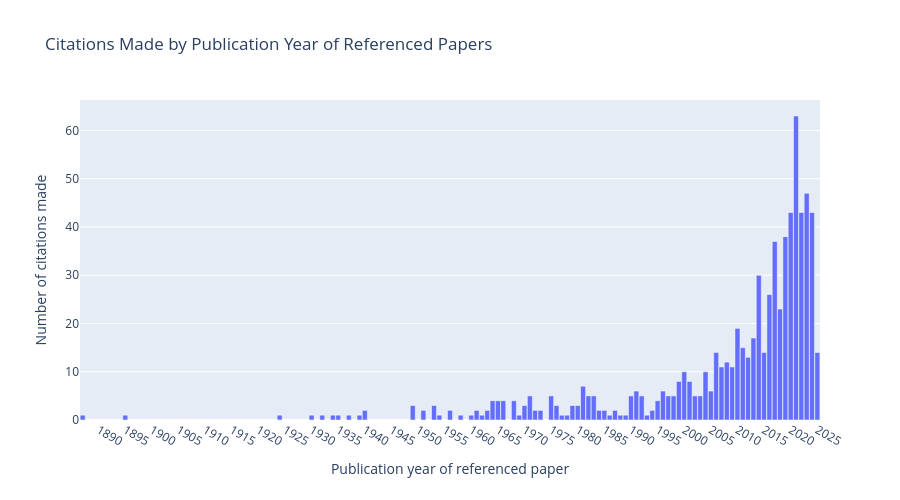

Notebook code for this chart:
### Code cell
#| echo: false
#| output: true

from pathlib import Path

import pandas as pd
import plotly.graph_objects as go

REFERENCES_WE_CITED_PATH = Path("../files/references_we_cited.csv")

if not REFERENCES_WE_CITED_PATH.exists():
    print(f"Warning: {REFERENCES_WE_CITED_PATH} not found.")
else:
    df_we_cited = pd.read_csv(REFERENCES_WE_CITED_PATH)

    if "ref_year" not in df_we_cited.columns:
        print("Warning: 'ref_year' column is missing in references_we_cited.csv.")
    else:
        years = pd.to_numeric(df_we_cited["ref_year"], errors="coerce").dropna()
        years = years[(years >= 1800) & (years <= 2100)].astype(int)

        if years.empty:
            print("Warning: no valid publication years found to plot.")
        else:
            min_year = int(years.min())
            max_year = int(years.max())

            fig = go.Figure(
                data=[
                    go.Histogram(
                        x=years,
                        xbins=dict(start=min_year - 0.5, end=max_year + 0.5, size=1),
                        marker=dict(line=dict(width=0.5, color="white")),
                    )
                ]
            )
            fig.update_layout(
                title="Citation Spectroscopy: Publication Years of Referenced Papers",
                xaxis_title="Publication year of referenced paper",
                yaxis_title="Number of citations to papers from the year",
                bargap=0.05,
                height=500,
            )
            fig.update_xaxes(dtick=5, tickmode="linear")
            fig.update_yaxes(rangemode="tozero")
            fig.show()

### Figure 1 — Plotly figure (JSON) as saved in the notebook; plotly's stock layout.template omitted (floating-point values rounded to 4 significant figures; data arrays with more than 128 entries replaced by an {"elided": "..."} marker saying what was removed)
{"data": [{"marker": {"line": {"color": "white", "width": 0.5}}, "type": "histogram", "x": {"elided": "724 int values"}, "xbins": {"end": 2026.0, "size": 1, "start": 1886.0}}], "layout": {"bargap": 0.05, "height": 500, "title": {"text": "Citations Made by Publication Year of Referenced Papers"}, "xaxis": {"dtick": 5, "tickmode": "linear", "title": {"text": "Publication year of referenced paper"}}, "yaxis": {"rangemode": "tozero", "title": {"text": "Number of citations made"}}}}
